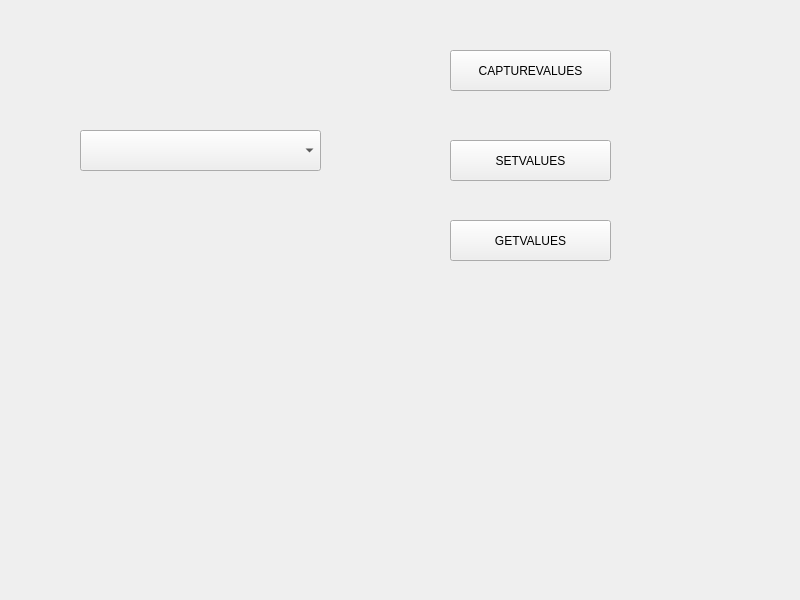
<?xml version="1.0" encoding="UTF-8"?>
<ui version="4.0">
 <class>Widget</class>
 <widget class="QWidget" name="Widget">
  <property name="geometry">
   <rect>
    <x>0</x>
    <y>0</y>
    <width>800</width>
    <height>600</height>
   </rect>
  </property>
  <property name="windowTitle">
   <string>Widget</string>
  </property>
  <widget class="QComboBox" name="comboBox">
   <property name="geometry">
    <rect>
     <x>80</x>
     <y>130</y>
     <width>241</width>
     <height>41</height>
    </rect>
   </property>
  </widget>
  <widget class="QPushButton" name="capturevalues">
   <property name="geometry">
    <rect>
     <x>450</x>
     <y>50</y>
     <width>161</width>
     <height>41</height>
    </rect>
   </property>
   <property name="text">
    <string>CAPTUREVALUES</string>
   </property>
  </widget>
  <widget class="QPushButton" name="setvalues">
   <property name="geometry">
    <rect>
     <x>450</x>
     <y>140</y>
     <width>161</width>
     <height>41</height>
    </rect>
   </property>
   <property name="text">
    <string>SETVALUES</string>
   </property>
  </widget>
  <widget class="QPushButton" name="getvalues">
   <property name="geometry">
    <rect>
     <x>450</x>
     <y>220</y>
     <width>161</width>
     <height>41</height>
    </rect>
   </property>
   <property name="text">
    <string>GETVALUES</string>
   </property>
  </widget>
 </widget>
 <resources/>
 <connections/>
</ui>
